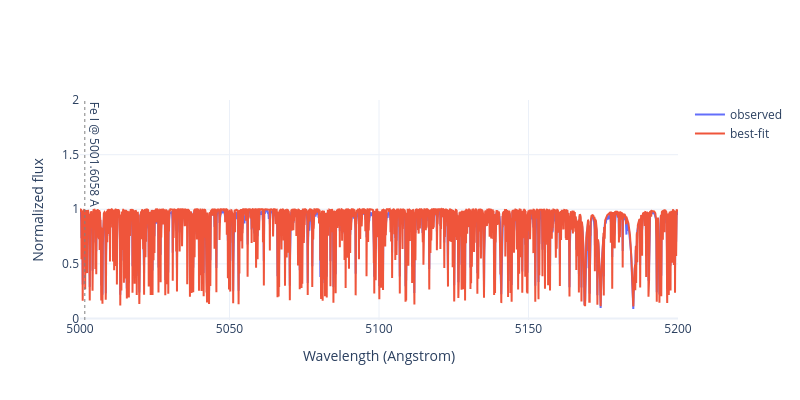

Notebook code for this chart:
### Code cell
# Fit log(gf) to a given line profile using BFGS
# observed_flux is loaded from obs_spec.txt

def objective(x):
    delta = float(x[0])
    modifier = LogGFModifier(linelist, wavelength_tolerance=0.01)
    modifier.adjust_line(line_center, delta_loggf=delta)
    candidate_linelist = modifier.apply_modifications()

    result = synthesize(
        atm,
        candidate_linelist,
        A_X,
        wavelengths=(wl_min, wl_max),
        hydrogen_lines=hydrogen_lines,
        verbose=False,
        logg=logg,
        cntm_step=cntm_step,
        vmic=vmic,
        use_chemical_equilibrium_from=base_result,
    )
    model_wl = np.asarray(result.wavelengths)
    model_flux = np.asarray(result.flux)
    if model_wl.shape != wavelength_grid.shape or not np.allclose(model_wl, wavelength_grid):
        model_flux = np.interp(wavelength_grid, model_wl, model_flux)
    model_flux = model_flux / np.asarray(result.cntm)
    return float(np.mean((model_flux - observed_flux) ** 2))

x0 = np.array([0.0])
opt = minimize(objective, x0, method='BFGS', options={'gtol': 1e-4, 'maxiter': 20})
best_delta = float(opt.x[0])
print(f'Best delta_loggf = {best_delta:.3f} (success={opt.success})')

best_modifier = LogGFModifier(linelist, wavelength_tolerance=0.01)
best_modifier.adjust_line(line_center, delta_loggf=best_delta)
best_result = synthesize(
    atm,
    best_modifier.apply_modifications(),
    A_X,
    wavelengths=(wl_min, wl_max),
    hydrogen_lines=hydrogen_lines,
    verbose=False,
    logg=logg,
    cntm_step=cntm_step,
    vmic=vmic,
    use_chemical_equilibrium_from=base_result,
)
best_flux = np.asarray(best_result.flux) / np.asarray(best_result.cntm)

fig = go.Figure()
fig.add_trace(go.Scatter(x=wavelength_grid, y=observed_flux, mode='lines', name='observed'))
fig.add_trace(go.Scatter(x=wavelength_grid, y=best_flux, mode='lines', name='best-fit'))
fig.add_vline(x=line_center, line_dash='dot', line_color='gray', line_width=1)
fig.add_annotation(
    x=line_center,
    y=float(np.max(observed_flux)),
    text=line_label,
    showarrow=False,
    textangle=90,
    xanchor='left',
    yanchor='bottom'
)
fig.update_layout(
    template='plotly_white',
    width=800,
    height=400,
    xaxis_title='Wavelength (Angstrom)',
    yaxis_title='Normalized flux',
)
fig.show()

### Figure 1 — Plotly figure (JSON) as saved in the notebook; plotly's stock layout.template omitted (floating-point values rounded to 4 significant figures; data arrays with more than 128 entries replaced by an {"elided": "..."} marker saying what was removed)
{"data": [{"mode": "lines", "name": "observed", "type": "scatter", "x": {"elided": "20001 float values"}, "y": {"elided": "20001 float values"}}, {"mode": "lines", "name": "best-fit", "type": "scatter", "x": {"elided": "20001 float values"}, "y": {"elided": "20001 float values"}}], "layout": {"annotations": [{"showarrow": false, "text": "Fe I @ 5001.6058 A", "textangle": 90, "x": 5002.0, "xanchor": "left", "y": 0.9933, "yanchor": "bottom"}], "height": 400, "shapes": [{"line": {"color": "gray", "dash": "dot", "width": 1}, "type": "line", "x0": 5002.0, "x1": 5002.0, "xref": "x", "y0": 0, "y1": 1, "yref": "y domain"}], "width": 800, "xaxis": {"title": {"text": "Wavelength (Angstrom)"}}, "yaxis": {"title": {"text": "Normalized flux"}}}}
